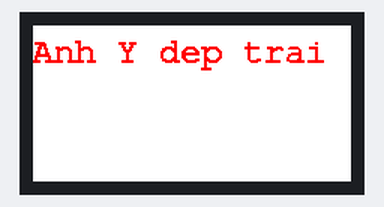
Recording of a sketch running on a simulated ESP8266 (NodeMCU). Shown: 212×104 colour display. What the sketch prints to the serial monitor is not drawn.

Above: at 15.1 s.

The sketch:

ESP32C6_EINK.ino
```cpp
// (licence header left out)
// for use of additional fonts you need to enable these in file GxFont_GFX.h
// and install the library
//
// selection of the additional fonts is done by the following methods:
//
// void setFont(const uint8_t *font); // selects rendering and fonts from library U8G2_FOR_ADAFRUIT_GFX
//
// void setFreeFont(const GFXfont *f = NULL); // selects rendering and fonts from library GxFont_GFX_TFT_eSPI
// void void setTextFont(uint8_t font); // selects rendering and fonts from library GxFont_GFX_TFT_eSPI
//
// void setFont(uint8_t f); // selects rendering and fonts from library Adafruit_tfGFX
// (no additional fonts, as all are now part of Adafruit_GFX, but fonts above 7bit character set)
//
// void setFont(const GFXfont *f = NULL); // reverts back to Adafruit_GFX FreeFonts
// use setFont((void*)NULL); // to select Adafruit_GFX classic font
//
// these additions may not work with AVR Arduinos
//
// these additions are only partially tested; more tests and additions may follow

// Supporting Arduino Forum Topics:
// Waveshare e-paper displays with SPI: http://forum.arduino.cc/index.php?topic=487007.0
// Good Dispay ePaper for Arduino : https://forum.arduino.cc/index.php?topic=436411.0

// mapping suggestion from Waveshare SPI e-Paper to Wemos D1 mini
// BUSY -> D2, RST -> D4, DC -> D3, CS -> D8, CLK -> D5, DIN -> D7, GND -> GND, 3.3V -> 3.3V

// mapping suggestion from Waveshare SPI e-Paper to generic ESP8266
// BUSY -> GPIO4, RST -> GPIO2, DC -> GPIO0, CS -> GPIO15, CLK -> GPIO14, DIN -> GPIO13, GND -> GND, 3.3V -> 3.3V

// mapping suggestion for ESP32, e.g. LOLIN32, see .../variants/.../pins_arduino.h for your board
// NOTE: there are variants with different pins for SPI ! CHECK SPI PINS OF YOUR BOARD
// BUSY -> 4, RST -> 16, DC -> 17, CS -> SS(5), CLK -> SCK(18), DIN -> MOSI(23), GND -> GND, 3.3V -> 3.3V

// new mapping suggestion for STM32F1, e.g. STM32F103C8T6 "BluePill"
// BUSY -> A1, RST -> A2, DC -> A3, CS-> A4, CLK -> A5, DIN -> A7

// mapping suggestion for AVR, UNO, NANO etc.
// BUSY -> 7, RST -> 9, DC -> 8, CS-> 10, CLK -> 13, DIN -> 11

// mapping suggestion for Arduino MEGA
// BUSY -> 7, RST -> 9, DC -> 8, CS-> 53, CLK -> 52, DIN -> 51

// mapping suggestion for Arduino DUE
// BUSY -> 7, RST -> 9, DC -> 8, CS-> 77, CLK -> 76, DIN -> 75
// SPI pins are also on 6 pin 2x3 SPI header

// include library, include base class, make path known
#include <GxEPD.h>

//
// NOTE: you need to SAVE the modified example to a saveable location for UTF-8 characters to work
//       e.g. for Umlauts

// select the display class to use, only one
//#include <GxDEPG0150BN/GxDEPG0150BN.h>    // 1.50" b/w
//#include <GxGDEP015OC1/GxGDEP015OC1.h>    // 1.54" b/w
//#include <GxGDEH0154D67/GxGDEH0154D67.h>  // 1.54" b/w 200x200, SSD1681
//#include <GxGDEW0154T8/GxGDEW0154T8.h>    // 1.54" b/w 152x152 UC8151 (IL0373)
//#include <GxGDEW0154M09/GxGDEW0154M09.h>  // 1.54" b/w 200x200 JD79653A
//#include <GxGDEW0154M10/GxGDEW0154M10.h>  // 1.54" b/w 152x152 UC8151D
//#include <GxGDEW0154Z04/GxGDEW0154Z04.h>  // 1.54" b/w/r 200x200
//#include <GxGDEW0154Z17/GxGDEW0154Z17.h>  // 1.54" b/w/r 152x152
//#include <GxGDEH0154Z90/GxGDEH0154Z90.h>  // 1.54" b/w/r 200x200 SSD1681
//#include <GxGDEW0213I5F/GxGDEW0213I5F.h>  // 2.13" b/w 104x212 flexible
//#include <GxGDE0213B1/GxGDE0213B1.h>      // 2.13" b/w
//#include <GxGDEH0213B72/GxGDEH0213B72.h>  // 2.13" b/w new panel
//#include <GxGDEH0213B73/GxGDEH0213B73.h>  // 2.13" b/w newer panel
//#include <GxGDEM0213B74/GxGDEM0213B74.h>  // 2.13" b/w 128x250 SSD1680
#include <GxGDEW0213Z16/GxGDEW0213Z16.h>  // 2.13" b/w/r
//#include <GxGDEH0213Z19/GxGDEH0213Z19.h>  // 2.13" b/w/r UC8151D
//#include <GxGDEW0213T5D/GxGDEW0213T5D.h>  // 2.13" b/w 104x212 UC8151D
//#include <GxDEPG0213BN/GxDEPG0213BN.h>    // 2.13" b/w 128x250, SSD1680, TTGO T5 V2.4.1, V2.3.1
//#include <GxGDEH029A1/GxGDEH029A1.h>      // 2.9" b/w
//#include <GxGDEW029T5/GxGDEW029T5.h>      // 2.9" b/w UC8151 (IL0373)
//#include <GxGDEW029T5D/GxGDEW029T5D.h>    // 2.9" b/w UC8151D
//#include <GxGDEM029T94/GxGDEM029T94.h>    // 2.9" b/w
//#include <GxDEPG0290BS/GxDEPG0290BS.h>    // 2.9" b/w Waveshare variant, TTGO T5 V2.4.1 2.9"
//#include <GxGDEW029Z10/GxGDEW029Z10.h>    // 2.9" b/w/r
//#include <GxGDEH029Z13/GxGDEH029Z13.h>    // 2.9" b/w/r UC8151D
//#include <GxGDEW026T0/GxGDEW026T0.h>      // 2.6" b/w
//#include <GxDEPG0266BN/GxDEPG0266BN.h>      // 2.66" b/w 152x296, SSD1680, TTGO T5 V2.66, TTGO T5 V2.4.1
//#include <GxGDEW027C44/GxGDEW027C44.h>    // 2.7" b/w/r
//#include <GxGDEW027W3/GxGDEW027W3.h>      // 2.7" b/w
//#include <GxGDEY027T91/GxGDEY027T91.h>    // 2.7" b/w
//#include <GxGDEW0371W7/GxGDEW0371W7.h>    // 3.7" b/w
//#include <GxGDEW042T2/GxGDEW042T2.h>      // 4.2" b/w
//#include <GxGDEW042Z15/GxGDEW042Z15.h>    // 4.2" b/w/r
//#include <GxGDEW0583T7/GxGDEW0583T7.h>    // 5.83" b/w
//#include <GxGDEW075T8/GxGDEW075T8.h>      // 7.5" b/w
//#include <GxGDEW075T7/GxGDEW075T7.h>      // 7.5" b/w 800x480
//#include <GxGDEW075Z09/GxGDEW075Z09.h>    // 7.5" b/w/r
//#include <GxGDEW075Z08/GxGDEW075Z08.h>    // 7.5" b/w/r 800x480

#if !defined(_GxFont_GFX_TFT_eSPI_H_)
// FreeFonts from Adafruit_GFX
#include <Fonts/FreeMonoBold9pt7b.h>
#include <Fonts/FreeMonoBold12pt7b.h>
//#include <Fonts/FreeMonoBold18pt7b.h>
//#include <Fonts/FreeMonoBold24pt7b.h>
#endif
#if defined(_ADAFRUIT_TF_GFX_H_)
#include <Fonts/Open_Sans_Bold_12pt.h>
#endif


#include <GxIO/GxIO_SPI/GxIO_SPI.h>
#include <GxIO/GxIO.h>

#if defined(ESP8266)

// for SPI pin definitions see e.g.:
// C:\Users\xxx\AppData\Local\Arduino15\packages\esp8266\hardware\esp8266\2.4.2\variants\generic\common.h

GxIO_Class io(SPI, /*CS=D8*/ SS, /*DC=D3*/ 0, /*RST=D4*/ 2); // arbitrary selection of D3(=0), D4(=2), selected for default of GxEPD_Class
GxEPD_Class display(io /*RST=D4*/ /*BUSY=D2*/); // default selection of D4(=2), D2(=4)

#elif defined(ESP32)


GxIO_Class io(SPI, /*CS=19*/ 19, /*DC=*/ 21, /*RST=*/ 16); // arbitrary selection of 17, 16
GxEPD_Class display(io, /*RST=*/ 16, /*BUSY=*/ 1); // arbitrary selection of (16), 4


#elif defined(ARDUINO_ARCH_SAMD)

// for SPI pin definitions see e.g.:
// C:\Users\xxx\AppData\Local\Arduino15\packages\arduino\hardware\samd\1.6.19\variants\mkr1000\variant.h
// C:\Users\xxx\AppData\Local\Arduino15\packages\arduino\hardware\samd\1.6.19\variants\mkrzero\variant.h

GxIO_Class io(SPI, /*CS=*/ 4, /*DC=*/ 7, /*RST=*/ 6);
GxEPD_Class display(io, /*RST=*/ 6, /*BUSY=*/ 5);

#elif defined(ARDUINO_GENERIC_STM32F103C) && defined(MCU_STM32F103C8)

// STM32 Boards(STM32duino.com) Generic STM32F103C series STM32F103C8
// for SPI pin definitions see e.g.:
// C:\Users\xxx\Documents\Arduino\hardware\Arduino_STM32\STM32F1\variants\generic_stm32f103c\variant.h
// C:\Users\xxx\Documents\Arduino\hardware\Arduino_STM32\STM32F1\variants\generic_stm32f103c\board\board.h

// new mapping suggestion for STM32F1, e.g. STM32F103C8T6 "BluePill"
// BUSY -> A1, RST -> A2, DC -> A3, CS-> A4, CLK -> A5, DIN -> A7

GxIO_Class io(SPI, /*CS=*/ SS, /*DC=*/ 3, /*RST=*/ 2);
GxEPD_Class display(io, /*RST=*/ 2, /*BUSY=*/ 1);

#elif defined(ARDUINO_GENERIC_STM32F103V) && defined(MCU_STM32F103VB)

// STM32 Boards(STM32duino.com) Generic STM32F103V series STM32F103VB
// for SPI pin definitions see e.g.:
// C:\Users\xxx\Documents\Arduino\hardware\Arduino_STM32\STM32F1\variants\generic_stm32f103vb\variant.h
// C:\Users\xxx\Documents\Arduino\hardware\Arduino_STM32\STM32F1\variants\generic_stm32f103vb\board\board.h

// Good Display DESPI-M01
// note: needs jumper wires from SS=PA4->CS, SCK=PA5->SCK, MOSI=PA7->SDI

GxIO_Class io(SPI, /*CS=*/ SS, /*DC=*/ PE15, /*RST=*/ PE14); // DC, RST as wired by DESPI-M01
GxEPD_Class display(io, /*RST=*/ PE14, /*BUSY=*/ PE13); // RST, BUSY as wired by DESPI-M01

#else

// for SPI pin definitions see e.g.:
// C:\Users\xxx\AppData\Local\Arduino15\packages\arduino\hardware\avr\1.6.21\variants\standard\pins_arduino.h

GxIO_Class io(SPI, /*CS=*/ SS, /*DC=*/ 8, /*RST=*/ 9); // arbitrary selection of 8, 9 selected for default of GxEPD_Class
GxEPD_Class display(io /*RST=9*/ /*BUSY=7*/); // default selection of (9), 7

#endif

#if defined(_GxGDEW0154Z04_H_) || defined(_GxGDEW0213Z16_H_) || defined(_GxGDEW029Z10_H_) || defined(_GxGDEW027C44_H_) || defined(_GxGDEW042Z15_H_) || defined(_GxGDEW075Z09_H_)
#define HAS_RED_COLOR
#endif

void setup()
{
  SPI.begin(18, -1, 20, 19);
  Serial.begin(115200);
  Serial.println();
  Serial.println("setup");

  display.init(115200); // enable diagnostic output on Serial

  Serial.println("setup done");
}

void loop()
{
  display.setRotation(1);
#if !defined(_ADAFRUIT_TF_GFX_H_) && !defined(_GxFont_GFX_TFT_eSPI_H_) && !defined(U8g2_for_Adafruit_GFX_h)
  showFont("Anh Y dep trai", &FreeMonoBold12pt7b);
#endif
#if defined(U8g2_for_Adafruit_GFX_h)
  showFont("u8g2_font_helvR14_tf", u8g2_font_helvR14_tf); // select u8g2 font from here: https://github.com/olikraus/u8g2/wiki/fntlistall
  delay(2000);
  showFont("u8g2_font_profont22_mr", u8g2_font_profont22_mr); // select u8g2 font from here: https://github.com/olikraus/u8g2/wiki/fntlistall
  delay(2000);
#endif
#if defined(_GxFont_GFX_TFT_eSPI_H_)
  showFreeFont("FreeMonoBold12pt7b", &FreeMonoBold12pt7b);
  delay(2000);
  //showFreeFont("NULL", NULL);
  showTextFont("Font 1", 1, 1);
  delay(2000);
  showTextFont("Font 1", 1, 2);
  delay(2000);
  showTextFont("Font 1", 1, 3);
  delay(2000);
  showTextFont("Font 2", 2, 1);
  delay(2000);
  showTextFont("Font 2", 2, 2);
  delay(2000);
  showTextFont("Font 2", 2, 3);
  delay(2000);
  showTextFont("Font 4", 4, 1);
  delay(2000);
  showTextFont("Font 4", 4, 2);
  delay(2000);
  showTextFont("Font 4", 4, 3);
#endif

}

void showFont(const char name[], const GFXfont* f)
{
  display.fillScreen(GxEPD_WHITE);
  display.setTextColor(GxEPD_RED);
  display.setFont(f);
  display.setCursor(0, 0);
  display.println();
  display.println(name);
  display.update();
  delay(5000);
}

#if defined(U8g2_for_Adafruit_GFX_h)
void showFont(const char name[], const uint8_t *f)
{
  display.setRotation(0);
  display.fillScreen(GxEPD_WHITE);
  display.setFontMode(1);                   // use u8g2 transparent mode (this is default)
  display.setFontDirection(0);              // left to right (this is default)
  display.setForegroundColor(GxEPD_BLACK);  // apply Adafruit GFX color
  display.setBackgroundColor(GxEPD_WHITE);  // apply Adafruit GFX color
  display.setFont(f); // select u8g2 font from here: https://github.com/olikraus/u8g2/wiki/fntlistall
  display.setCursor(0, 0);
  display.println();
  display.println(name);
  display.println(" !\"#$%&'()*+,-./");
  display.println("0123456789:;<=>?");
  display.println("@ABCDEFGHIJKLMNO");
  display.println("PQRSTUVWXYZ[\\]^_");
#if defined(HAS_RED_COLOR)
  display.setForegroundColor(GxEPD_RED);
#endif
  display.println("`abcdefghijklmno");
  display.println("pqrstuvwxyz{|}~ ");
  display.println("Umlaut ÄÖÜäéöü");
  display.update();
}
#endif

#if defined(_ADAFRUIT_TF_GFX_H_)
void showFont(const char name[], uint8_t f)
{
  display.setRotation(0);
  display.fillScreen(GxEPD_WHITE);
  display.setTextColor(GxEPD_BLACK);
  display.setFont(f);
  display.setCursor(0, 0);
  display.println();
  display.println(name);
  display.println(" !\"#$%&'()*+,-./");
  display.println("0123456789:;<=>?");
  display.println("@ABCDEFGHIJKLMNO");
  display.println("PQRSTUVWXYZ[\\]^_");
#if defined(HAS_RED_COLOR)
  display.setTextColor(GxEPD_RED);
#endif
  display.println("`abcdefghijklmno");
  display.println("pqrstuvwxyz{|}~ ");
  display.update();
}
#endif

#if defined(_GxFont_GFX_TFT_eSPI_H_)
void showFreeFont(const char name[], const GFXfont* f)
{
  display.setRotation(0);
  display.fillScreen(GxEPD_WHITE);
  display.setTextColor(GxEPD_BLACK);
  display.setFreeFont(f);
  display.setCursor(0, 0);
  display.println();
  display.println(name);
  display.println(" !\"#$%&'()*+,-./");
  display.println("0123456789:;<=>?");
  display.println("@ABCDEFGHIJKLMNO");
  display.println("PQRSTUVWXYZ[\\]^_");
#if defined(HAS_RED_COLOR)
  display.setTextColor(GxEPD_RED);
#endif
  display.println("`abcdefghijklmno");
  display.println("pqrstuvwxyz{|}~ ");
  display.update();
}
void showTextFont(const char name[], uint8_t f, uint8_t size)
{
  display.setRotation(0);
  display.fillScreen(GxEPD_WHITE);
  display.setTextColor(GxEPD_BLACK, GxEPD_WHITE);
  display.setTextFont(f);
  display.setTextSize(size);
  display.setCursor(0, 0);
  display.println();
  display.println(name);
  display.println(" !\"#$%&'()*+,-./");
  display.println("0123456789:;<=>?");
  display.println("@ABCDEFGHIJKLMNO");
  display.println("PQRSTUVWXYZ[\\]^_");
#if defined(HAS_RED_COLOR)
  display.setTextColor(GxEPD_RED);
#endif
  display.println("`abcdefghijklmno");
  display.println("pqrstuvwxyz{|}~ ");
  display.update();
}
#endif
```
